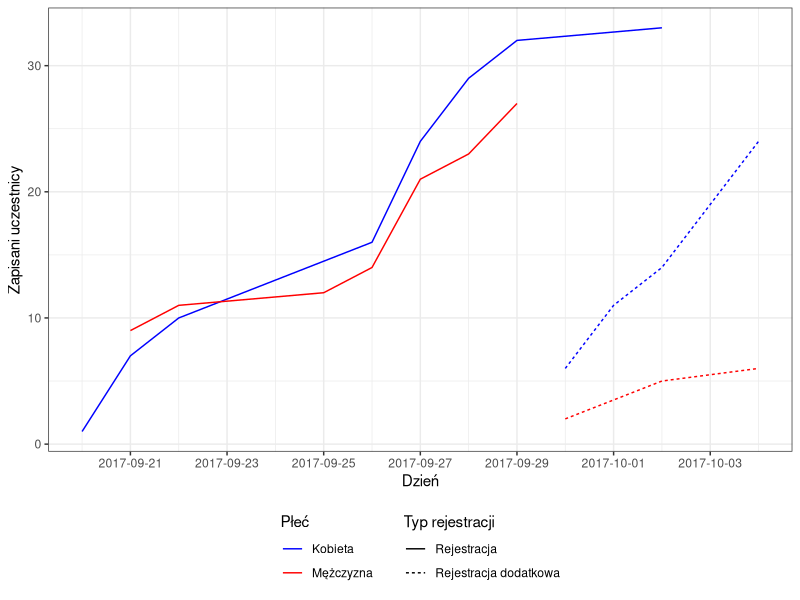

Generate this figure with R:
## ---- chunk 1
library(dplyr)
library(ggplot2)

read.csv("erementarz_zapisy.csv") %>% 
  mutate(dzien = as.Date(data),
         plec = factor(plec, labels = c("Kobieta", "Mężczyzna"))) %>% 
  group_by(dzien, plec, typ) %>% 
  summarise(total = length(plec)) %>% 
  ungroup() %>% 
  arrange(plec, typ, dzien) %>% 
  group_by(plec, typ) %>% 
  mutate(ctotal = cumsum(total)) %>% 
  ggplot(aes(x = dzien, y = ctotal, color = plec, linetype = typ)) +
  geom_line() +
  #geom_text(stat = "count", aes(label = ..count..), position = "dodge") +
  scale_x_date("Dzień", date_breaks = "2 days") +
  scale_y_continuous("Zapisani uczestnicy") + 
  scale_color_manual("Płeć", values = c("blue", "red")) +
  scale_linetype("Typ rejestracji") +
  theme_bw() +
  theme(legend.position = "bottom",
        legend.direction = "vertical")
